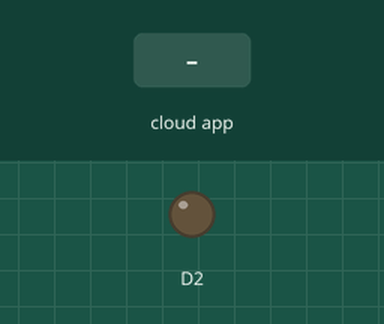
Bench run of a sketch on a simulated ESP8266 (NodeMCU). On the bench: output pins drawn as LEDs (lit = HIGH). The inputs (shaded band) are chosen by the test bench. WiFi joins after 1.5 s; servers stay silent unless stated; the Firebase database answers and starts empty; what the sketch prints to the serial monitor is not drawn.

Above: at 2.7 s.
2.8 s: the phone or cloud app sets Hall to 1
At 3.5 s:
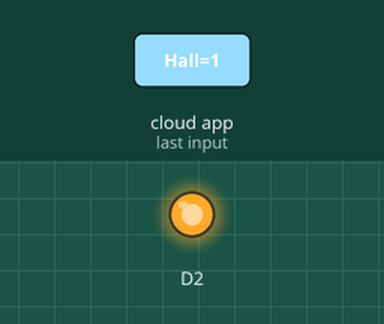
4.3 s: the phone or cloud app sets Hall to 0
At 4.7 s:
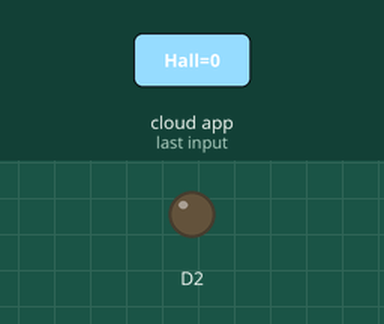
Timing chart, 0 to 7.3 s (numbered marks = the images above; inputs shaded):
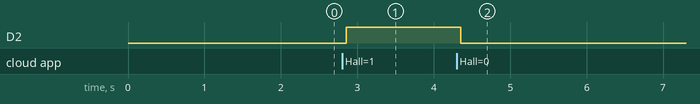

Measured:
- after the input at 2.8 s, D2: LOW → HIGH after 0.05 s
- after the input at 4.3 s, D2: HIGH → LOW after 0.06 s

The sketch:

Lights.ino
```cpp
#include <ESP8266WiFi.h>
#include <FirebaseArduino.h>

#define FIREBASE_HOST "it-fcm.firebaseio.com"
#define FIREBASE_AUTH "SMaxXzINDntofyO5VHF3NqAZDSUoS3Vp19VGMSQH"

#define WIFI_SSID "Batman"
#define WIFI_PASSWORD "kulkarni"

String status = "0";
void setup() {
  Serial.begin(9600);
  pinMode(D2,OUTPUT);
  // connect to wifi.
  WiFi.begin(WIFI_SSID, WIFI_PASSWORD);
  Serial.print("connecting");
  while (WiFi.status() != WL_CONNECTED) {
    Serial.print(".");
    delay(500);
  }
  Serial.println();
  Serial.print("connected: ");
  Serial.println(WiFi.localIP());

  Firebase.begin(FIREBASE_HOST, FIREBASE_AUTH);
}

int n = 0;

void loop() {

  status = Firebase.getString("Hall");
  Serial.println(status);
  if (Firebase.failed()) {
      Serial.print("setting /message failed:");
      Serial.println(Firebase.error());
      return;
  }

  if(status.equals("1")){
        digitalWrite(D2,HIGH);
  }
  else {
        digitalWrite(D2,LOW);
  }

}
```
